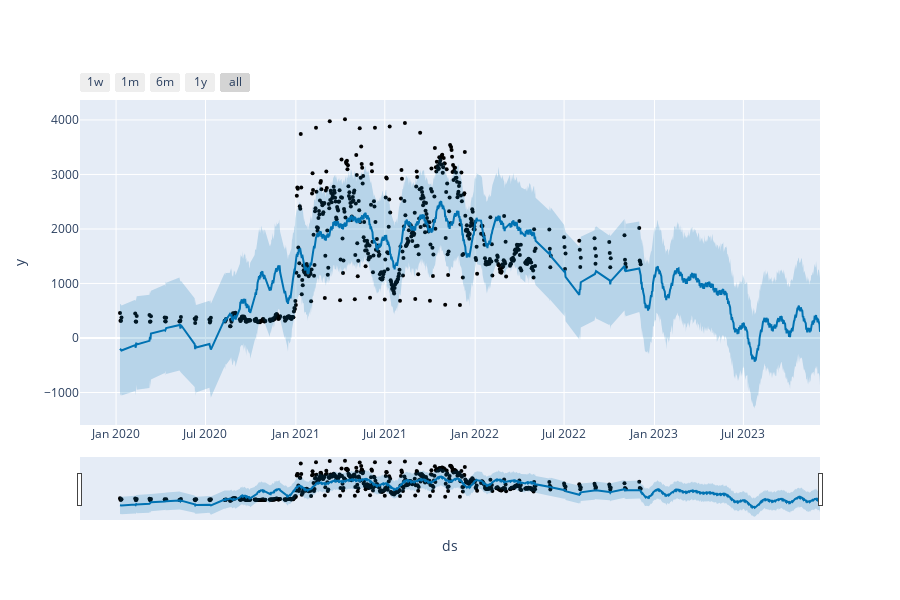

Notebook code for this chart:
### Code cell
plot_plotly(m, forecast)

### Figure 1 — Plotly figure (JSON) as saved in the notebook; plotly's stock layout.template omitted (floating-point values rounded to 4 significant figures; data arrays with more than 128 entries replaced by an {"elided": "..."} marker saying what was removed)
{"data": [{"marker": {"color": "black", "size": 4}, "mode": "markers", "name": "Actual", "type": "scatter", "x": {"elided": "623 str values"}, "y": {"elided": "623 float values"}}, {"hoverinfo": "skip", "line": {"width": 0}, "mode": "lines", "type": "scatter", "x": {"elided": "988 str values"}, "y": {"elided": "988 float values"}}, {"fill": "tonexty", "fillcolor": "rgba(0, 114, 178, 0.2)", "line": {"color": "#0072B2", "width": 2}, "mode": "lines", "name": "Predicted", "type": "scatter", "x": {"elided": "988 str values"}, "y": {"elided": "988 float values"}}, {"fill": "tonexty", "fillcolor": "rgba(0, 114, 178, 0.2)", "hoverinfo": "skip", "line": {"width": 0}, "mode": "lines", "type": "scatter", "x": {"elided": "988 str values"}, "y": {"elided": "988 float values"}}], "layout": {"height": 600, "showlegend": false, "width": 900, "xaxis": {"rangeselector": {"buttons": [{"count": 7, "label": "1w", "step": "day", "stepmode": "backward"}, {"count": 1, "label": "1m", "step": "month", "stepmode": "backward"}, {"count": 6, "label": "6m", "step": "month", "stepmode": "backward"}, {"count": 1, "label": "1y", "step": "year", "stepmode": "backward"}, {"step": "all"}]}, "rangeslider": {"visible": true}, "title": {"text": "ds"}, "type": "date"}, "yaxis": {"title": {"text": "y"}}}}
